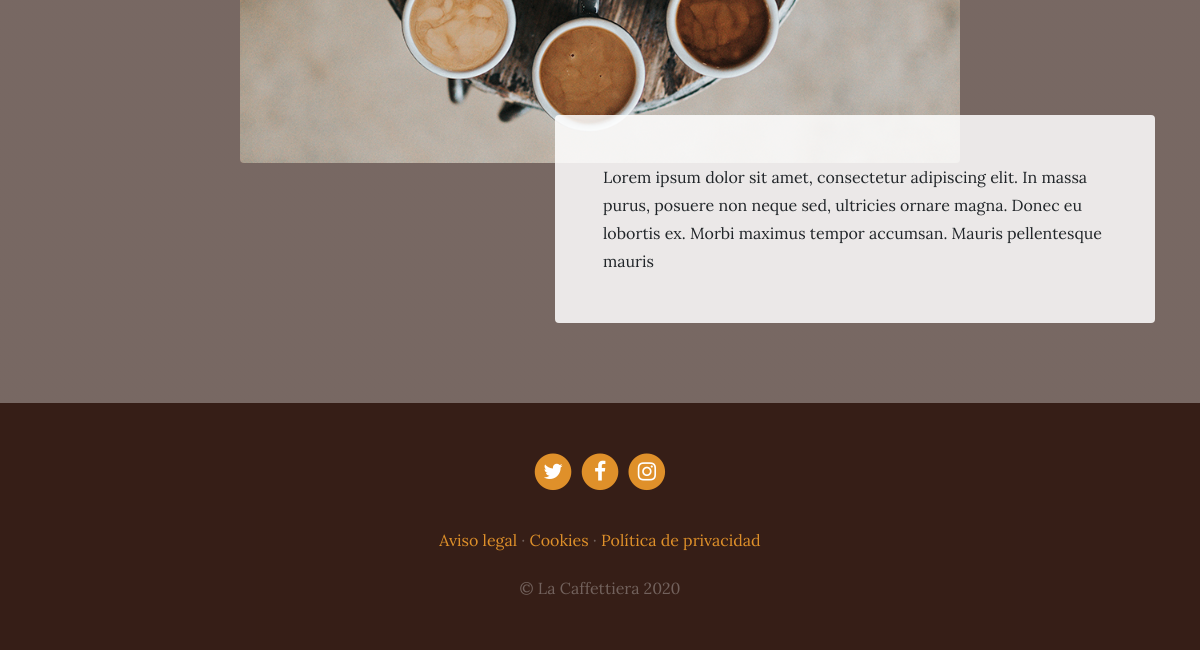
/services/ (lower part), run on an earlier commit of the app's database.
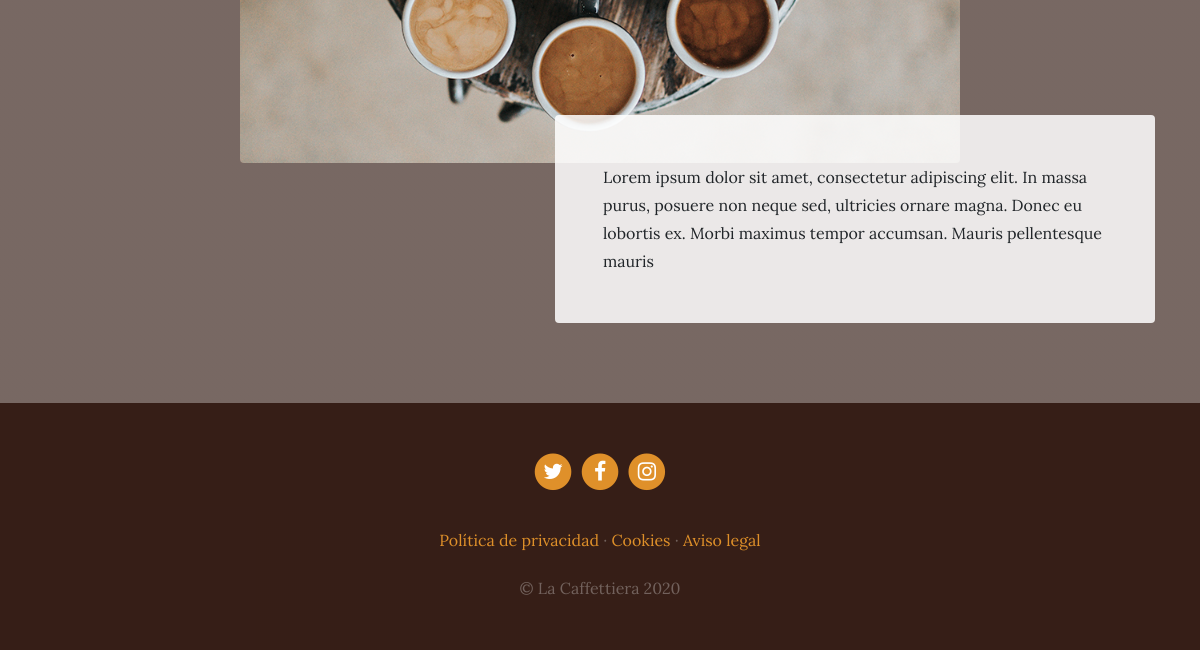
And on a later commit of the database.
### services/models.py (models this page shows, shortened)
class Service(models.Model):
    title = models.CharField(max_length=200, verbose_name='Título')
    subtitle = models.CharField(max_length=200, verbose_name='Subtítulo')
    content = models.TextField(max_length=200, verbose_name='Contenido')
    image = models.ImageField(verbose_name='Imagen', upload_to='services')
    created = models.DateTimeField(auto_now_add=True, verbose_name='Fecha de creación')
    updated = models.DateTimeField(auto_now=True, verbose_name='Fecha de actualización')
    class Meta:
        verbose_name = "Servicio"
        verbose_name_plural = "Servicios"
        ordering = ['-created']

### pages/models.py (models this page shows, shortened)
class Page(Model):
    title = CharField(verbose_name="Título", max_length=200)
    content = RichTextField(verbose_name='Contenido')
    ordering = SmallIntegerField(verbose_name='Orden', default=0)
    created = DateTimeField(auto_now_add=True, verbose_name='Fecha de creación')
    updated = DateTimeField(auto_now=True, verbose_name='Fecha de actualización')
    class Meta:
        verbose_name = "página"
        verbose_name_plural = "páginas"
        ordering = ['ordering','title']

### services/views.py (the view)
# urls.py: path('services/', include('services.urls')),
def services(request):
    services = Service.objects.all()
    return render(request, "services/services.html", {'services':services})

### pages/templatetags/pages_extras.py (called while the page is built)
@register.simple_tag
def get_pages_list():
    pages = Page.objects.all()
    return pages

### social/processor.py (called while the page is built)
def contexto_propio(request):
    context = {}
    for link in Link.objects.all():
        context[link.key] = link.url
    return context

### services/templates/services/services.html (shortened to what this page needs)
{% extends 'core/base.html' %}
{% load static %}
{% block content %}
  {% for service in services %}
    <section class="page-section">
      <div class="container">
        <div class="product-item">
          <img class="product-item-img mx-auto d-flex rounded img-fluid mb-3 mb-lg-0" src="{{service.image.url}}" alt="">
          <div class="product-item-description d-flex ml-auto">
            <div class="bg-faded p-5 rounded">
              <p class="mb-0">{{service.content}}</p>
            </div>
          </div>
        </div>
      </div>
    </section>
  {% endfor %}
{% endblock %}

### core/templates/core/base.html (shortened to what this page needs)
<!DOCTYPE html>
<html lang="es">
  <head>
    {% load static %}
    <link href="{% static 'core/vendor/bootstrap/css/bootstrap.min.css' %}" rel="stylesheet">
    <link href="{% static 'core/vendor/font-awesome/css/font-awesome.min.css' %}" rel="stylesheet" type="text/css">
    <link href="{% static 'core/css/business-casual.css' %}" rel="stylesheet">
  </head>
  <body>
    {% block content %} {% endblock %}
    {% include 'core/footer.html' %}
  </body>
</html>

### core/templates/core/footer.html
{% load pages_extras %}
<footer class="footer text-faded text-center py-5">
    <div class="container">
      <p class="m-0">
        {% if LINK_TWITTER %}
          <a href="{{LINK_TWITTER}}" class="link">
            <span class="fa-stack fa-lg">
              <i class="fa fa-circle fa-stack-2x"></i>
              <i class="fa fa-twitter fa-stack-1x fa-inverse"></i>
            </span>
          </a>
        {% endif %}
        {% if LINK_FACEBOOK %}
          <a href="{{LINK_FACEBOOK}}" class="link">
            <span class="fa-stack fa-lg">
              <i class="fa fa-circle fa-stack-2x"></i>
              <i class="fa fa-facebook fa-stack-1x fa-inverse"></i>
            </span>
          </a>
        {% endif %}
        {% if LINK_INSTAGRAM %}
          <a href="{{LINK_INSTAGRAM}}" class="link">
            <span class="fa-stack fa-lg">
              <i class="fa fa-circle fa-stack-2x"></i>
              <i class="fa fa-instagram fa-stack-1x fa-inverse"></i>
            </span>
          </a>
        {% endif %}
      </p>
      <p class="m-0 mbt">
        {% get_pages_list as page_list %}
          {% for page in page_list %}
            <a href="{% url 'page' page.id page.title|slugify %}"class="link">{{page.title}}</a> {% if not forloop.last %}·{% endif %}
          {% endfor %}
      </p>
      <p class="m-0 mbt1">&copy; La Caffettiera 2020</p>
    </div>
  </footer>

### core/static/core/css/business-casual.css (style rules this page uses)
body { font-family: 'Lora'; background: linear-gradient(rgba(47, 23, 15, 0.65), rgba(47, 23, 15, 0.65)), url("../img/bg.jpg"); background-attachment: fixed; background-position: center; background-size: cover; }
p { line-height: 1.75; }
.text-faded { color: rgba(255, 255, 255, 0.3); }
.page-section { margin-top: 5rem; margin-bottom: 5rem; }
.bg-faded { background-color: rgba(255, 255, 255, 0.85); }
@media (min-width: 992px) { .product-item .product-item-img { position: relative; z-index: 0; max-width: 60vw; } }
@media (min-width: 992px) { .product-item .product-item-description { position: relative; z-index: 1; margin-top: -3rem; max-width: 50vw; } }
.footer { background-color: rgba(47, 23, 15, 0.9); }
.mbt { padding-top: 2rem; }
.mbt1 { padding-top: 1.25rem; }
a.link { color: #df902a; }

What changed in the data, as far as the page shows it:
changed Page "Política de privacidad": now shows "·"; moves up the list
changed Page "Cookies": moves down the list
changed Page "Aviso legal": no longer shows "·"
